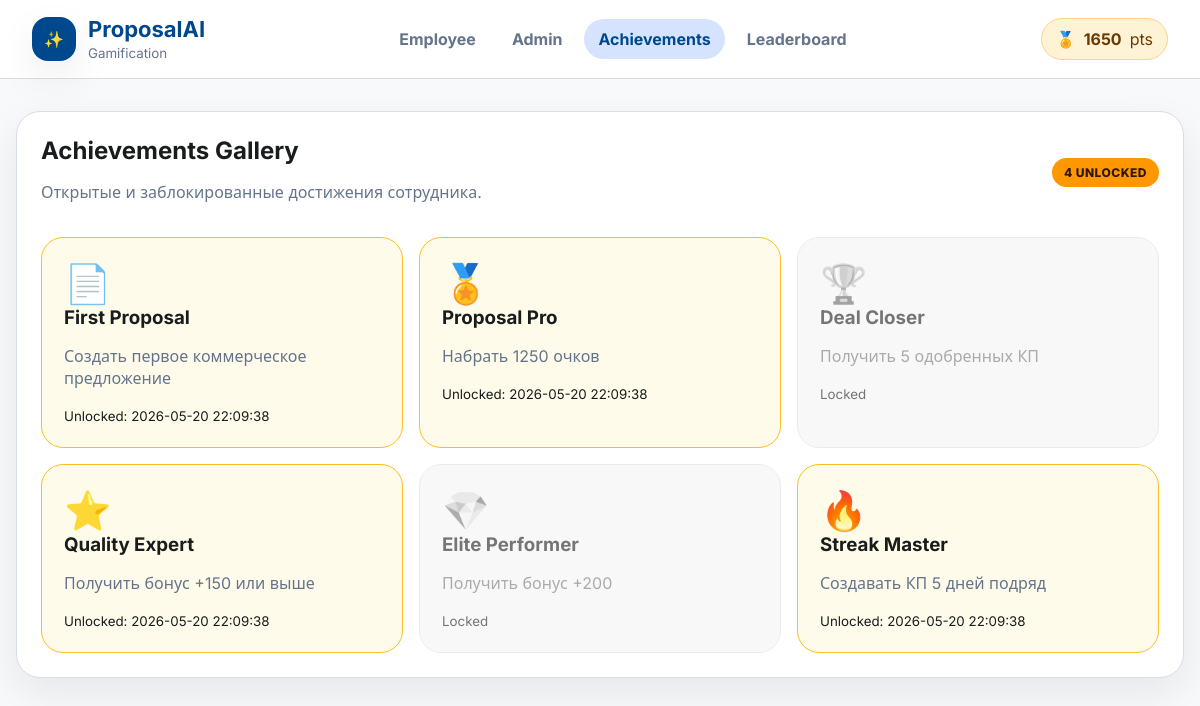
/achievements, run on the app's committed database.
### tables this page shows
CREATE TABLE users (
                id INTEGER PRIMARY KEY AUTOINCREMENT,
                name TEXT NOT NULL,
                role TEXT NOT NULL DEFAULT 'employee',
                total_points INTEGER NOT NULL DEFAULT 0,
                generated_count INTEGER NOT NULL DEFAULT 0,
                approved_count INTEGER NOT NULL DEFAULT 0,
                best_bonus INTEGER NOT NULL DEFAULT 0,
                current_streak INTEGER NOT NULL DEFAULT 0,
                created_at TEXT NOT NULL
            );

CREATE TABLE user_achievements (
                id INTEGER PRIMARY KEY AUTOINCREMENT,
                user_id INTEGER NOT NULL,
                achievement_id INTEGER NOT NULL,
                unlocked_at TEXT NOT NULL,
                UNIQUE(user_id, achievement_id),
                FOREIGN KEY(user_id) REFERENCES users(id),
                FOREIGN KEY(achievement_id) REFERENCES achievements(id)
            );

CREATE TABLE achievements (
                id INTEGER PRIMARY KEY AUTOINCREMENT,
                code TEXT NOT NULL UNIQUE,
                name TEXT NOT NULL,
                description TEXT NOT NULL,
                icon TEXT NOT NULL
            );

### ai_cp_gamification_flask/app.py (the view)
@app.route("/achievements")
def achievements_page():
    return render_template("achievements.html", state=get_state(), active="achievements")

### ai_cp_gamification_flask/app.py (called while the page is built)
def get_db() -> sqlite3.Connection:
    conn = sqlite3.connect(DB_PATH)
    conn.row_factory = sqlite3.Row
    return conn

def get_level(points: int) -> dict[str, Any]:
    for level in LEVELS:
        if level["min"] <= points <= level["max"]:
            return level
    return LEVELS[0]

def get_level_progress(points: int) -> int:
    level = get_level(points)
    if level["max"] >= 10**12:
        return 100
    span = level["max"] - level["min"] + 1
    completed = points - level["min"]
    return max(0, min(100, round(completed / span * 100)))

def get_primary_employee(conn: sqlite3.Connection) -> sqlite3.Row:
    return conn.execute("SELECT * FROM users WHERE role = 'employee' ORDER BY id LIMIT 1").fetchone()

def get_admin(conn: sqlite3.Connection) -> sqlite3.Row:
    return conn.execute("SELECT * FROM users WHERE role = 'admin' ORDER BY id LIMIT 1").fetchone()

### ai_cp_gamification_flask/templates/achievements.html (shortened to what this page needs)
{% extends "base.html" %}
{% block content %}
<section class="card">
  <div class="card-header">
    <div>
      <h1>Achievements Gallery</h1>
      <p class="muted">Открытые и заблокированные достижения сотрудника.</p>
    </div>
    <span class="level-badge">{{ state.achievements | selectattr('unlocked', 'equalto', 1) | list | length }} unlocked</span>
  </div>
  <div class="achievement-grid">
    {% for achievement in state.achievements %}
    <article class="achievement {{ 'unlocked' if achievement.unlocked else 'locked' }}">
      <div class="achievement-icon">{{ achievement.icon }}</div>
      <h3>{{ achievement.name }}</h3>
      <p>{{ achievement.description }}</p>
      {% if achievement.unlocked %}
      <small>Unlocked: {{ achievement.unlocked_at }}</small>
      {% else %}
      <small>Locked</small>
      {% endif %}
    </article>
    {% endfor %}
  </div>
</section>
{% endblock %}

### ai_cp_gamification_flask/templates/base.html (shortened to what this page needs)
<!doctype html>
<html lang="ru">
<head>
  <link rel="stylesheet" href="{{ url_for('static', filename='styles.css') }}">
</head>
<body>
  <header class="topbar">
    <a class="brand" href="{{ url_for('index') }}">
      <span class="brand-icon">✨</span>
      <span>
        <strong>ProposalAI</strong>
        <small>Gamification</small>
      </span>
    </a>
    <nav class="nav">
      <a class="nav-link {{ 'active' if active == 'employee' else '' }}" href="{{ url_for('index') }}">Employee</a>
      <a class="nav-link {{ 'active' if active == 'admin' else '' }}" href="{{ url_for('admin_page') }}">Admin</a>
      <a class="nav-link {{ 'active' if active == 'achievements' else '' }}" href="{{ url_for('achievements_page') }}">Achievements</a>
      <a class="nav-link {{ 'active' if active == 'leaderboard' else '' }}" href="{{ url_for('leaderboard_page') }}">Leaderboard</a>
    </nav>
    <div class="points-pill">
      <span>🏅</span>
      <strong id="headerPoints">{{ state.employee.total_points }}</strong>
      <span>pts</span>
    </div>
  </header>
  <main class="page">
    {% block content %}{% endblock %}
  </main>
</body>
</html>

### ai_cp_gamification_flask/static/styles.css (style rules this page uses)
:root { --bg: #f8f9fa; --surface: #ffffff; --surface-soft: #f1f5f9; --surface-strong: #e2e8f0; --text: #191c1d; --muted: #64748b; --primary: #00488d; --primary-strong: #00386d; --primary-soft: #d6e3ff; --secondary: #ff9800; --secondary-soft: #fff3d6; --success: #16a34a; --danger: #dc2626; --border: #d8dee8; --shadow: 0 16px 40px rgba(15, 23, 42, 0.08); }
* { box-sizing: border-box; }
body { margin: 0; min-height: 100vh; background: var(--bg); color: var(--text); font-family: Inter, system-ui, -apple-system, BlinkMacSystemFont, "Segoe UI", sans-serif; }
a { color: inherit; text-decoration: none; }
.topbar { position: sticky; top: 0; z-index: 30; display: flex; align-items: center; justify-content: space-between; gap: 24px; padding: 16px 32px; background: rgba(255, 255, 255, 0.88); border-bottom: 1px solid var(--border); backdrop-filter: blur(14px); }
.brand { display: flex; align-items: center; gap: 12px; }
.brand-icon { display: grid; width: 44px; height: 44px; place-items: center; border-radius: 16px; background: var(--primary); color: white; box-shadow: var(--shadow); }
.brand strong { display: block; color: var(--primary); font-size: 22px; }
.brand small { color: var(--muted); }
.nav { display: flex; gap: 8px; }
.nav-link { padding: 10px 14px; border-radius: 999px; color: var(--muted); font-weight: 700; }
.nav-link:hover, .nav-link.active { background: var(--primary-soft); color: var(--primary); }
.points-pill { display: flex; align-items: center; gap: 8px; padding: 10px 14px; border: 1px solid #ffd28a; border-radius: 999px; background: var(--secondary-soft); color: #6b3a00; }
.page { width: min(1280px, calc(100% - 32px)); margin: 0 auto; padding: 32px 0 96px; }
.hero-card h1, .card h1, .card h2, .card h3, .admin-hero h1 { margin: 0; }
.level-badge { display: inline-flex; width: fit-content; align-items: center; gap: 8px; margin-bottom: 10px; padding: 7px 12px; border-radius: 999px; background: var(--secondary); color: #2d1700; font-size: 12px; font-weight: 800; text-transform: uppercase; letter-spacing: 0.04em; }
.card { padding: 24px; border: 1px solid var(--border); border-radius: 24px; background: var(--surface); box-shadow: var(--shadow); }
.card-header { display: flex; align-items: center; justify-content: space-between; gap: 16px; margin-bottom: 18px; }
.metric small, .muted, .field-label { color: var(--muted); }
.achievement-grid { display: grid; grid-template-columns: repeat(3, minmax(0, 1fr)); gap: 16px; }
.achievement { padding: 22px; border: 1px solid var(--border); border-radius: 22px; background: var(--surface-soft); transition: transform 0.16s ease; }
.achievement.unlocked { background: #fffbeb; border-color: #fbbf24; }
.achievement.locked { filter: grayscale(1); opacity: 0.6; }
.achievement-icon { font-size: 38px; }
.achievement p { color: var(--muted); }

### data on the page
users: employee.total_points "1650"
user_achievements: icon "📄", name "First Proposal", description "Создать первое коммерческое предложение", unlocked_at "2026-05-20 22:09:38"
user_achievements: icon "🏅", name "Proposal Pro", description "Набрать 1250 очков", unlocked_at "2026-05-20 22:09:38"
achievements: icon "🏆", name "Deal Closer", description "Получить 5 одобренных КП", shows "Locked"
user_achievements: icon "⭐", name "Quality Expert", description "Получить бонус +150 или выше", unlocked_at "2026-05-20 22:09:38"
achievements: icon "💎", name "Elite Performer", description "Получить бонус +200", shows "Locked"
user_achievements: icon "🔥", name "Streak Master", description "Создавать КП 5 дней подряд", unlocked_at "2026-05-20 22:09:38"
